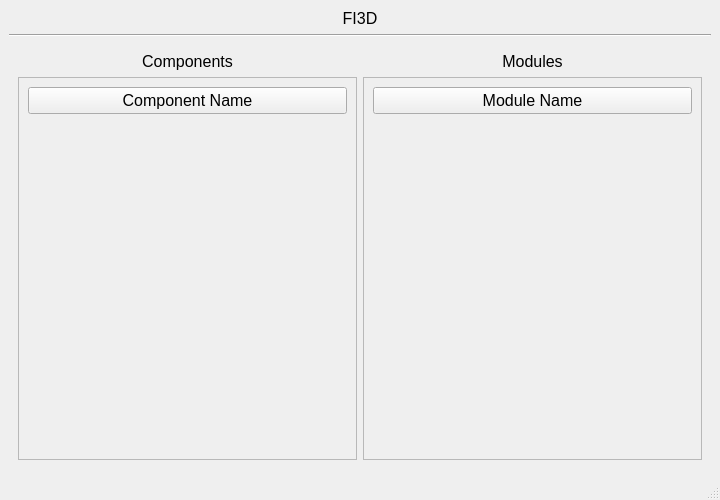
<?xml version="1.0" encoding="UTF-8"?>
<ui version="4.0">
 <class>FI3DControllerWindow</class>
 <widget class="QMainWindow" name="FI3DControllerWindow">
  <property name="geometry">
   <rect>
    <x>0</x>
    <y>0</y>
    <width>720</width>
    <height>500</height>
   </rect>
  </property>
  <property name="sizePolicy">
   <sizepolicy hsizetype="Fixed" vsizetype="Fixed">
    <horstretch>0</horstretch>
    <verstretch>0</verstretch>
   </sizepolicy>
  </property>
  <property name="minimumSize">
   <size>
    <width>720</width>
    <height>500</height>
   </size>
  </property>
  <property name="windowTitle">
   <string>MainWindow</string>
  </property>
  <widget class="QWidget" name="centralwidget">
   <layout class="QVBoxLayout" name="verticalLayout">
    <item>
     <layout class="QHBoxLayout" name="horizontalLayout">
      <item>
       <widget class="QLabel" name="label">
        <property name="sizePolicy">
         <sizepolicy hsizetype="Preferred" vsizetype="Fixed">
          <horstretch>0</horstretch>
          <verstretch>0</verstretch>
         </sizepolicy>
        </property>
        <property name="font">
         <font>
          <pointsize>12</pointsize>
         </font>
        </property>
        <property name="text">
         <string>FI3D</string>
        </property>
        <property name="alignment">
         <set>Qt::AlignCenter</set>
        </property>
       </widget>
      </item>
     </layout>
    </item>
    <item>
     <widget class="Line" name="line">
      <property name="orientation">
       <enum>Qt::Horizontal</enum>
      </property>
     </widget>
    </item>
    <item>
     <widget class="QWidget" name="widget" native="true">
      <property name="sizePolicy">
       <sizepolicy hsizetype="Preferred" vsizetype="MinimumExpanding">
        <horstretch>0</horstretch>
        <verstretch>0</verstretch>
       </sizepolicy>
      </property>
      <layout class="QHBoxLayout" name="horizontalLayout_2">
       <item>
        <layout class="QVBoxLayout" name="verticalLayout_2">
         <item>
          <widget class="QLabel" name="label_2">
           <property name="font">
            <font>
             <pointsize>12</pointsize>
            </font>
           </property>
           <property name="text">
            <string>Components</string>
           </property>
           <property name="alignment">
            <set>Qt::AlignCenter</set>
           </property>
          </widget>
         </item>
         <item>
          <widget class="QScrollArea" name="scrollArea">
           <property name="widgetResizable">
            <bool>true</bool>
           </property>
           <widget class="QWidget" name="componentList_layout">
            <property name="geometry">
             <rect>
              <x>0</x>
              <y>0</y>
              <width>335</width>
              <height>358</height>
             </rect>
            </property>
            <layout class="QVBoxLayout" name="verticalLayout_4">
             <item>
              <widget class="QPushButton" name="componentSample_button">
               <property name="font">
                <font>
                 <pointsize>12</pointsize>
                </font>
               </property>
               <property name="text">
                <string>Component Name</string>
               </property>
              </widget>
             </item>
             <item>
              <spacer name="verticalSpacer">
               <property name="orientation">
                <enum>Qt::Vertical</enum>
               </property>
               <property name="sizeHint" stdset="0">
                <size>
                 <width>20</width>
                 <height>40</height>
                </size>
               </property>
              </spacer>
             </item>
            </layout>
           </widget>
          </widget>
         </item>
        </layout>
       </item>
       <item>
        <layout class="QVBoxLayout" name="verticalLayout_3">
         <item>
          <widget class="QLabel" name="label_3">
           <property name="font">
            <font>
             <pointsize>12</pointsize>
            </font>
           </property>
           <property name="text">
            <string>Modules</string>
           </property>
           <property name="alignment">
            <set>Qt::AlignCenter</set>
           </property>
          </widget>
         </item>
         <item>
          <widget class="QScrollArea" name="scrollArea_2">
           <property name="widgetResizable">
            <bool>true</bool>
           </property>
           <widget class="QWidget" name="moduleList_layout">
            <property name="geometry">
             <rect>
              <x>0</x>
              <y>0</y>
              <width>335</width>
              <height>358</height>
             </rect>
            </property>
            <layout class="QVBoxLayout" name="verticalLayout_5">
             <item>
              <widget class="QPushButton" name="moduleSample_button">
               <property name="font">
                <font>
                 <pointsize>12</pointsize>
                </font>
               </property>
               <property name="text">
                <string>Module Name</string>
               </property>
              </widget>
             </item>
             <item>
              <spacer name="verticalSpacer_2">
               <property name="orientation">
                <enum>Qt::Vertical</enum>
               </property>
               <property name="sizeHint" stdset="0">
                <size>
                 <width>20</width>
                 <height>40</height>
                </size>
               </property>
              </spacer>
             </item>
            </layout>
           </widget>
          </widget>
         </item>
        </layout>
       </item>
      </layout>
     </widget>
    </item>
   </layout>
  </widget>
  <widget class="QMenuBar" name="menubar">
   <property name="enabled">
    <bool>true</bool>
   </property>
   <property name="geometry">
    <rect>
     <x>0</x>
     <y>0</y>
     <width>720</width>
     <height>21</height>
    </rect>
   </property>
  </widget>
  <widget class="QStatusBar" name="statusbar"/>
 </widget>
 <resources/>
 <connections/>
</ui>
